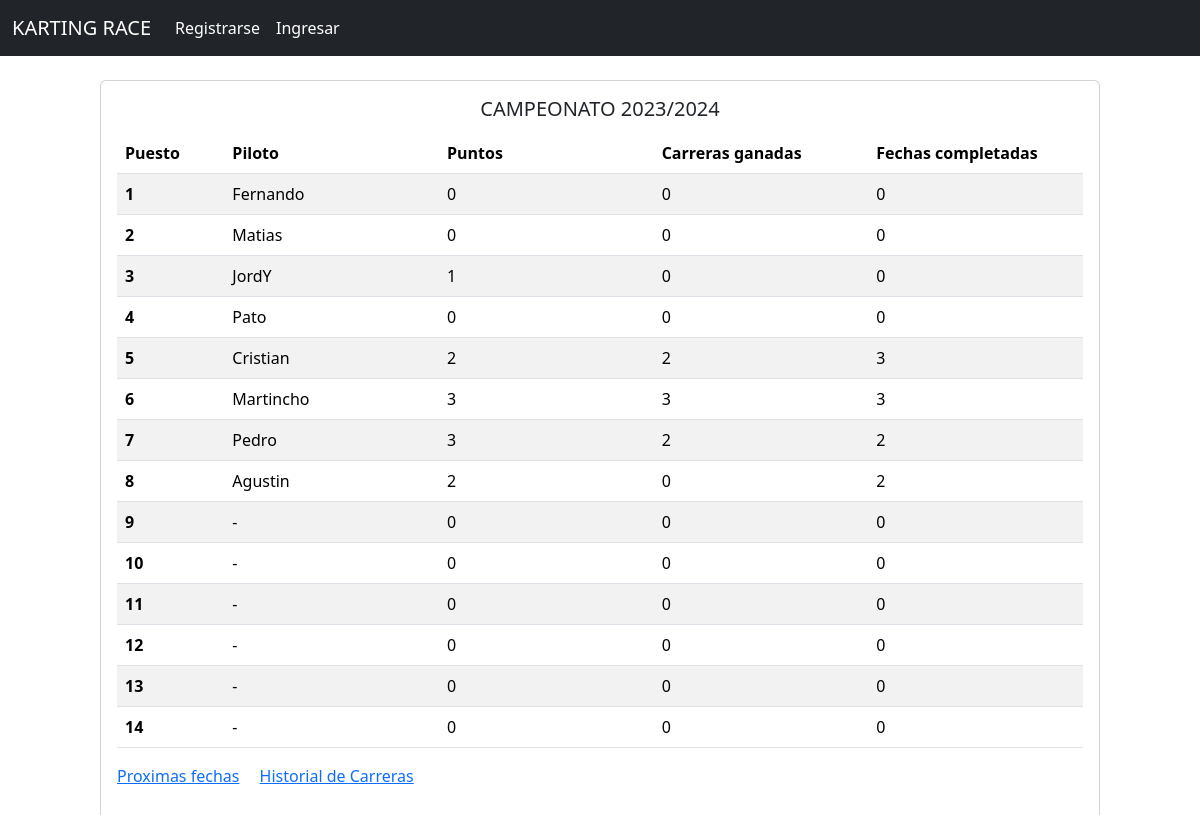
The app's page /tabla_posiciones with its own data.
### WebKarting/models.py (models this page shows, shortened)
class Piloto_Fernando(models.Model):
    puntos = models.CharField('Puntaje actual', max_length=60)
    carreras_ganadas = models.CharField('Carreras Ganadas', max_length=60 )
    fechas_completadas = models.CharField('Fechas Completadas', max_length=60)

class Piloto_Matias(models.Model):
    puntos = models.CharField('Puntaje actual', max_length=60)
    carreras_ganadas = models.CharField('Carreras Ganadas', max_length=60 )
    fechas_completadas = models.CharField('Fechas Completadas', max_length=60)

class Piloto_Jordy(models.Model):
    puntos = models.CharField('Puntaje actual', max_length=60)
    carreras_ganadas = models.CharField('Carreras Ganadas', max_length=60 )
    fechas_completadas = models.CharField('Fechas Completadas', max_length=60)

class Piloto_Pato(models.Model):
    puntos = models.CharField('Puntaje actual', max_length=60)
    carreras_ganadas = models.CharField('Carreras Ganadas', max_length=60 )
    fechas_completadas = models.CharField('Fechas Completadas', max_length=60)

class Piloto_Cristian(models.Model):
    puntos = models.CharField('Puntaje actual', max_length=60)
    carreras_ganadas = models.CharField('Carreras Ganadas', max_length=60 )
    fechas_completadas = models.CharField('Fechas Completadas', max_length=60)

class Piloto_Martincho(models.Model):
    puntos = models.CharField('Puntaje actual', max_length=60)
    carreras_ganadas = models.CharField('Carreras Ganadas', max_length=60 )
    fechas_completadas = models.CharField('Fechas Completadas', max_length=60)

class Piloto_Pedro(models.Model):
    puntos = models.CharField('Puntaje actual', max_length=60)
    carreras_ganadas = models.CharField('Carreras Ganadas', max_length=60 )
    fechas_completadas = models.CharField('Fechas Completadas', max_length=60)

class Piloto_Agustin(models.Model):
    puntos = models.CharField('Puntaje actual', max_length=60)
    carreras_ganadas = models.CharField('Carreras Ganadas', max_length=60 )
    fechas_completadas = models.CharField('Fechas Completadas', max_length=60)

### WebKarting/views.py (the view)
# urls.py: path('tabla_posiciones', views.tabla_pos, name="tabla-posiciones"),
def tabla_pos(request):
    Puntos_Matias = Piloto_Matias.objects.all()
    Puntos_Fernando = Piloto_Fernando.objects.all()
    Puntos_Jordy = Piloto_Jordy.objects.all()
    Puntos_Pato = Piloto_Pato.objects.all()
    Puntos_Cristian = Piloto_Cristian.objects.all()
    Puntos_Martincho = Piloto_Martincho.objects.all()
    Puntos_Pedro = Piloto_Pedro.objects.all()
    Puntos_Agustin = Piloto_Agustin.objects.all()
    return render(request, 'TablaPosiciones.html', {
        "Puntos_Matias": Puntos_Matias,
        "Puntos_Fernando": Puntos_Fernando,
        "Puntos_Jordy": Puntos_Jordy,
        "Puntos_Pato": Puntos_Pato,
        "Puntos_Cristian": Puntos_Cristian,
        "Puntos_Martincho": Puntos_Martincho,
        "Puntos_Pedro": Puntos_Pedro,
        "Puntos_Agustin": Puntos_Agustin,
    })

### WebKarting/templates/TablaPosiciones.html (shortened to what this page needs)
{% extends 'base.html'%}
{% block content%}
<div class="card" style="width: 1000px; height: 750px; margin: 0 auto">
    <div class="card-body">
      <h5 class="card-title" style="text-align: center">CAMPEONATO 2023/2024</h5>
      <p class="card-text">{% include 'estetica_TablaPosiciones.html'%}</p>
      <a href= {% url 'fechas-carreras' %} class="card-link">Proximas fechas</a>
      <a href={% url 'historial-carreras' %} class="card-link">Historial de Carreras</a>
    </div>
  </div>
{% endblock %}

### WebKarting/templates/estetica_TablaPosiciones.html
<table class="table table-striped">
    <thead>
      <tr>
        <th scope="col" style="width: 10%; text-align: left;" class="Puesto" >Puesto</th>
        <th scope="col" style="width: 20%; text-align: left;" class="piloto">Piloto</th>
        <th scope="col" style="width: 20%; text-align: left;" class="puntos">Puntos</th>
        <th scope="col" style="width: 20%; text-align: left;" class="carreras-ganadas">Carreras ganadas</th>
        <th scope="col" style="width: 20%; text-align: left;" class="fecha-completadas">Fechas completadas</th>
      </tr>
    </thead>
    <tbody>
      <tr>
        <th scope="row">1</th>
        <td>Fernando</td>
        {% for info in Puntos_Fernando %}
        <td>{{info.puntos}}</td>
        <td>{{info.carreras_ganadas}}</td>
        <td>{{info.fechas_completadas}}</td>
        {%endfor%}
      </tr>
      <tr>
        <th scope="row">2</th>
        <td>Matias</td>
        {% for info in Puntos_Matias %}
        <td>{{ info.puntos }}</td>
        <td>{{ info.carreras_ganadas }}</td>
        <td>{{ info.fechas_completadas }}</td>
        {%endfor%}
      </tr>
      <tr>
        <th scope="row">3</th>
        <td>JordY</td>
        {% for info in Puntos_Jordy %}
        <td>{{ info.puntos }}</td>
        <td>{{ info.carreras_ganadas }}</td>
        <td>{{ info.fechas_completadas }}</td>
        {%endfor%}
      </tr>
      <tr>
        <th scope="row">4</th>
        <td>Pato</td>
        {% for info in Puntos_Pato %}
        <td>{{ info.puntos }}</td>
        <td>{{ info.carreras_ganadas }}</td>
        <td>{{ info.fechas_completadas }}</td>
        {%endfor%}
      </tr>
      <tr>
        <th scope="row">5</th>
        <td>Cristian</td>
        {% for info in Puntos_Cristian %}
        <td>{{ info.puntos }}</td>
        <td>{{ info.carreras_ganadas }}</td>
        <td>{{ info.fechas_completadas }}</td>
        {%endfor%}
      </tr>
      <tr>
        <th scope="row">6</th>
        <td>Martincho</td>
        {% for info in Puntos_Martincho %}
        <td>{{ info.puntos }}</td>
        <td>{{ info.carreras_ganadas }}</td>
        <td>{{ info.fechas_completadas }}</td>
        {%endfor%}
      </tr>
      <tr>
        <th scope="row">7</th>
        <td>Pedro</td>
        {% for info in Puntos_Pedro %}
        <td>{{ info.puntos }}</td>
        <td>{{ info.carreras_ganadas }}</td>
        <td>{{ info.fechas_completadas }}</td>
        {%endfor%}
      </tr>
      <tr>
        <th scope="row">8</th>
        <td>Agustin</td>
        {% for info in Puntos_Agustin %}
        <td>{{ info.puntos }}</td>
        <td>{{ info.carreras_ganadas }}</td>
        <td>{{ info.fechas_completadas }}</td>
        {%endfor%}
      </tr>
      <tr>
        <th scope="row">9</th>
        <td>-</td>
        <td>0</td>
        <td>0</td>
        <td>0</td>
      </tr>
      <tr>
        <th scope="row">10</th>
        <td>-</td>
        <td>0</td>
        <td>0</td>
        <td>0</td>
      </tr>
      <tr>
        <th>11</th>
        <td>-</td>
        <td>0</td>
        <td>0</td>
        <td>0</td>
      </tr>
      <tr>
        <th scope="row">12</th>
        <td>-</td>
        <td>0</td>
        <td>0</td>
        <td>0</td>
      </tr>
      <tr>
        <th scope="row">13</th>
        <td>-</td>
        <td>0</td>
        <td>0</td>
        <td>0</td>
      </tr>
      <tr>
        <th scope="row">14</th>
        <td>-</td>
        <td>0</td>
        <td>0</td>
        <td>0</td>
      </tr>
    </tbody>
  </table>

### records on screen
Piloto_Fernando: puntos "0", carreras_ganadas "0", fechas_completadas "0"
Piloto_Matias: puntos "0", carreras_ganadas "0", fechas_completadas "0"
Piloto_Jordy: puntos "1", carreras_ganadas "0", fechas_completadas "0"
Piloto_Pato: puntos "0", carreras_ganadas "0", fechas_completadas "0"
Piloto_Cristian: puntos "2", carreras_ganadas "2", fechas_completadas "3"
Piloto_Martincho: puntos "3", carreras_ganadas "3", fechas_completadas "3"
Piloto_Pedro: puntos "3", carreras_ganadas "2", fechas_completadas "2"
Piloto_Agustin: puntos "2", carreras_ganadas "0", fechas_completadas "2"
